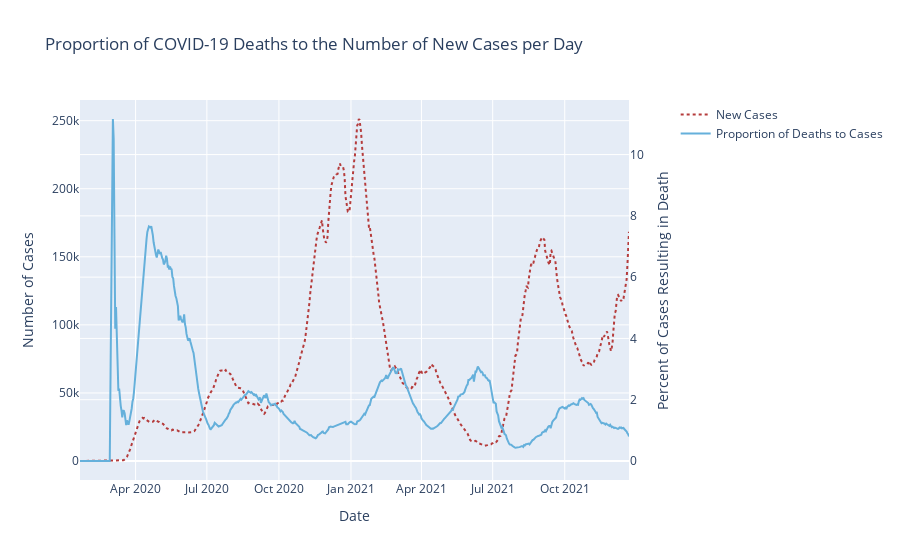

Write notebook code for a chart like this one.
### Code cell
fig = make_subplots(specs=[[{"secondary_y": True}]])
fig.add_trace(go.Scatter(x=NYT_data['date'], y=NYT_data['cases_avg'], name='New Cases',
                line= dict(color='#b53c3c', dash='dot', width=2)
                ), secondary_y=False)
fig.add_trace(go.Scatter(x=NYT_data['date'], y=NYT_data['deaths/cases_pcntg'], name='Proportion of Deaths to Cases',
                line= dict(color='#65b0db', width=2)
                ), secondary_y=True)
fig.update_layout(
    title='Proportion of COVID-19 Deaths to the Number of New Cases per Day',
    xaxis_title='Date',
)
fig.update_yaxes(title_text='Number of Cases', secondary_y=False)
fig.update_yaxes(title_text='Percent of Cases Resulting in Death', secondary_y=True)

fig.show()

### Figure 1 — Plotly figure (JSON) as saved in the notebook; plotly's stock layout.template omitted (floating-point values rounded to 4 significant figures; data arrays with more than 128 entries replaced by an {"elided": "..."} marker saying what was removed)
{"data": [{"line": {"color": "#b53c3c", "dash": "dot", "width": 2}, "name": "New Cases", "type": "scatter", "x": {"elided": "702 str values"}, "xaxis": "x", "y": {"elided": "702 float values"}, "yaxis": "y"}, {"line": {"color": "#65b0db", "width": 2}, "name": "Proportion of Deaths to Cases", "type": "scatter", "x": {"elided": "702 str values"}, "xaxis": "x", "y": {"elided": "702 float values"}, "yaxis": "y2"}], "layout": {"title": {"text": "Proportion of COVID-19 Deaths to the Number of New Cases per Day"}, "xaxis": {"anchor": "y", "domain": [0, 0.94], "title": {"text": "Date"}}, "yaxis": {"anchor": "x", "domain": [0, 1], "title": {"text": "Number of Cases"}}, "yaxis2": {"anchor": "x", "overlaying": "y", "side": "right", "title": {"text": "Percent of Cases Resulting in Death"}}}}
